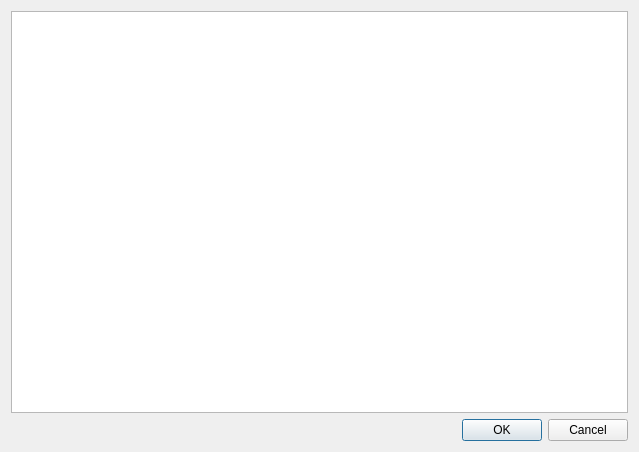
<?xml version="1.0" encoding="UTF-8"?>
<ui version="4.0">
 <class>NodeParamEdit</class>
 <widget class="QDialog" name="NodeParamEdit">
  <property name="geometry">
   <rect>
    <x>0</x>
    <y>0</y>
    <width>639</width>
    <height>452</height>
   </rect>
  </property>
  <property name="windowTitle">
   <string>choose parameter</string>
  </property>
  <property name="windowIcon">
   <iconset>
    <normaloff>:/icons/logo.png</normaloff>:/icons/logo.png</iconset>
  </property>
  <layout class="QGridLayout" name="gridLayout_2">
   <item row="1" column="0">
    <widget class="QDialogButtonBox" name="buttonBox">
     <property name="orientation">
      <enum>Qt::Horizontal</enum>
     </property>
     <property name="standardButtons">
      <set>QDialogButtonBox::Cancel|QDialogButtonBox::Ok</set>
     </property>
    </widget>
   </item>
   <item row="0" column="0">
    <widget class="QTableView" name="tableView_nodeParam">
     <property name="editTriggers">
      <set>QAbstractItemView::NoEditTriggers</set>
     </property>
     <property name="alternatingRowColors">
      <bool>true</bool>
     </property>
     <property name="selectionMode">
      <enum>QAbstractItemView::SingleSelection</enum>
     </property>
     <property name="selectionBehavior">
      <enum>QAbstractItemView::SelectRows</enum>
     </property>
     <attribute name="horizontalHeaderVisible">
      <bool>true</bool>
     </attribute>
    </widget>
   </item>
  </layout>
 </widget>
 <resources/>
 <connections>
  <connection>
   <sender>buttonBox</sender>
   <signal>rejected()</signal>
   <receiver>NodeParamEdit</receiver>
   <slot>reject()</slot>
   <hints>
    <hint type="sourcelabel">
     <x>316</x>
     <y>260</y>
    </hint>
    <hint type="destinationlabel">
     <x>286</x>
     <y>274</y>
    </hint>
   </hints>
  </connection>
  <connection>
   <sender>buttonBox</sender>
   <signal>accepted()</signal>
   <receiver>NodeParamEdit</receiver>
   <slot>accept()</slot>
   <hints>
    <hint type="sourcelabel">
     <x>248</x>
     <y>254</y>
    </hint>
    <hint type="destinationlabel">
     <x>157</x>
     <y>274</y>
    </hint>
   </hints>
  </connection>
 </connections>
</ui>
